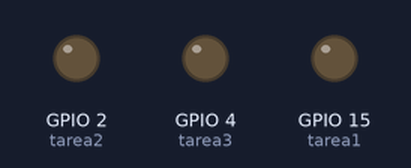
Recording of a sketch running on a simulated ESP32. On the bench: output pins drawn as LEDs (lit = HIGH). What the sketch prints to the serial monitor is not drawn.

Above: at 0.0 s.
At 1.1 s:
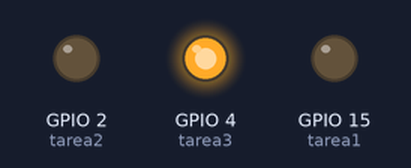
At 3.1 s:
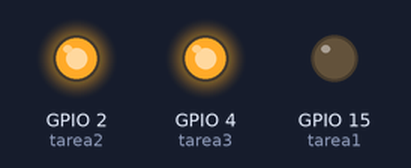
Timing chart, 0 to 4.6 s (numbered marks = the images above):
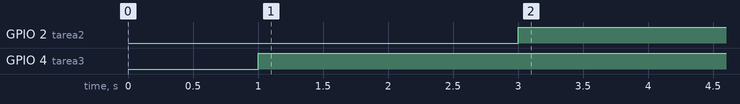

Measured:
- by itself, GPIO 2 (tarea2): LOW → HIGH at 3.0 s
- by itself, GPIO 4 (tarea3): LOW → HIGH at 1.0 s

The sketch:

Ejercicio_5_TresTareas.ino
```cpp
static const int tarea1 = 15;
static const int tarea2 = 2;
static const int tarea3 = 4;

#if CONFIG_FREERTOS_UNICORE
  static const BaseType_t app_cpu = 0;
#else
  static const BaseType_t app_cpu = 1;
#endif

//Gestion de tareas
static TaskHandle_t tarea_1 = NULL;
static TaskHandle_t tarea_2 = NULL;
static TaskHandle_t tarea_3 = NULL;

/*------------------Tareas-------------------------------*/
//Tarea 01: imprime mensaje y se elimina
void tarea01 (void *parameter){
  int contador = 0;
  while(1){
    if (contador < 1){
      digitalWrite(tarea1, HIGH);
      Serial.print('1');
      digitalWrite(tarea1, LOW);
      contador ++;
    } else {
      vTaskDelete(tarea_1);
    }
    vTaskDelay(500 / portTICK_PERIOD_MS);
  }
}

//Tarea 02: Imprime mensaje
void tarea02 (void *parameter){

  while(1){
    digitalWrite(tarea2, HIGH);
    Serial.print('2');
    vTaskDelay(500 / portTICK_PERIOD_MS);
    digitalWrite(tarea2, LOW);
  }
}

//Tarea 03: Imprime mensaje con alta priorirdad
void tarea03 (void *parameter){
  while(1){
    digitalWrite(tarea3, HIGH);
    Serial.print('3');
    vTaskDelay(500 / portTICK_PERIOD_MS);
    digitalWrite(tarea3, LOW);
  }
}

void setup(){
  pinMode(tarea1, OUTPUT);
  pinMode(tarea2, OUTPUT);
  pinMode(tarea3, OUTPUT);
  Serial.begin(1200);
  vTaskDelay(1000 / portTICK_PERIOD_MS);
  Serial.println();
  xTaskCreatePinnedToCore(tarea01,
                          "Tarea 1",
                          1024,
                          NULL,
                          1,
                          &tarea_1,
                          app_cpu);
  xTaskCreatePinnedToCore(tarea02,
                          "Tarea 2",
                          1024,
                          NULL,
                          1,
                          &tarea_2,
                          app_cpu);
  xTaskCreatePinnedToCore(tarea03,
                          "Tarea 3",
                          1024,
                          NULL,
                          2,
                          &tarea_3,
                          app_cpu);
}
void loop(){
  vTaskSuspend(tarea_2);
  vTaskDelay(2000 / portTICK_PERIOD_MS);
  vTaskResume(tarea_2);
  vTaskDelay(2000 / portTICK_PERIOD_MS);
/*if (tarea_1 != NULL){
  vTaskDelete(tarea_1);
  tarea_1 = NULL;
}*/
}
```
